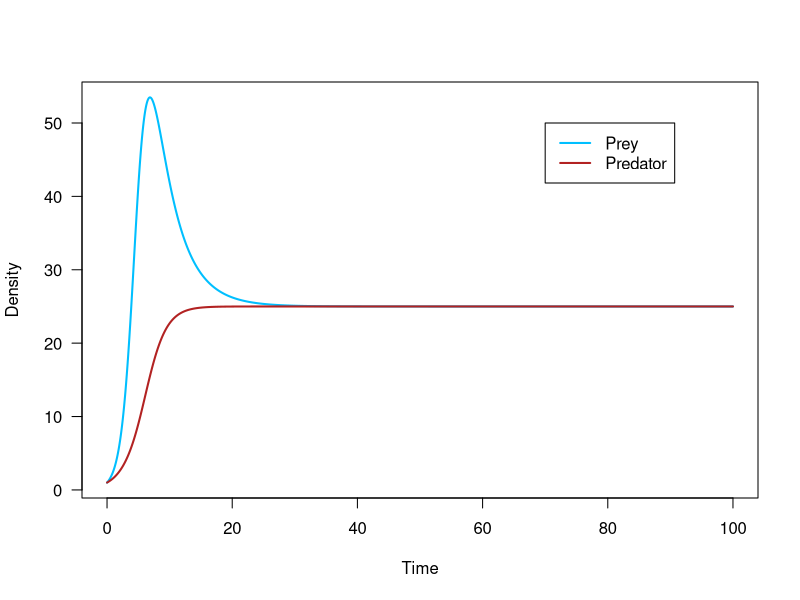
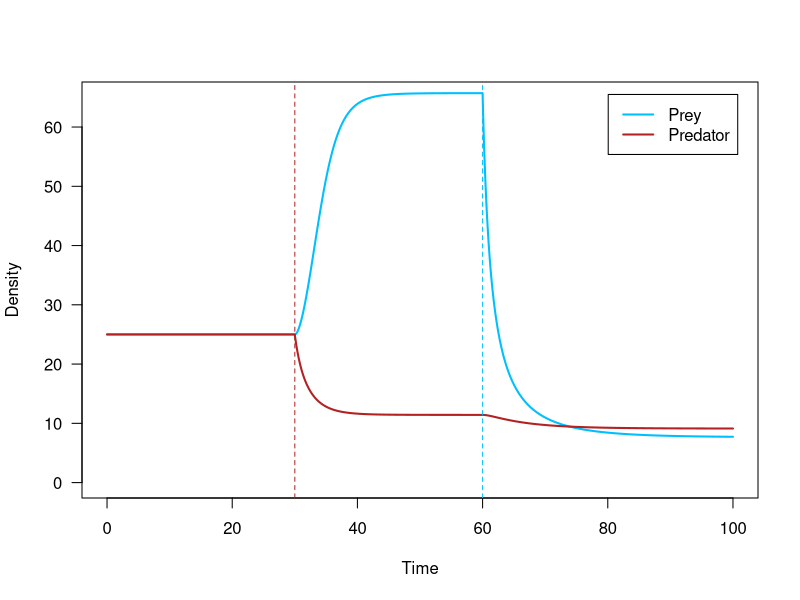
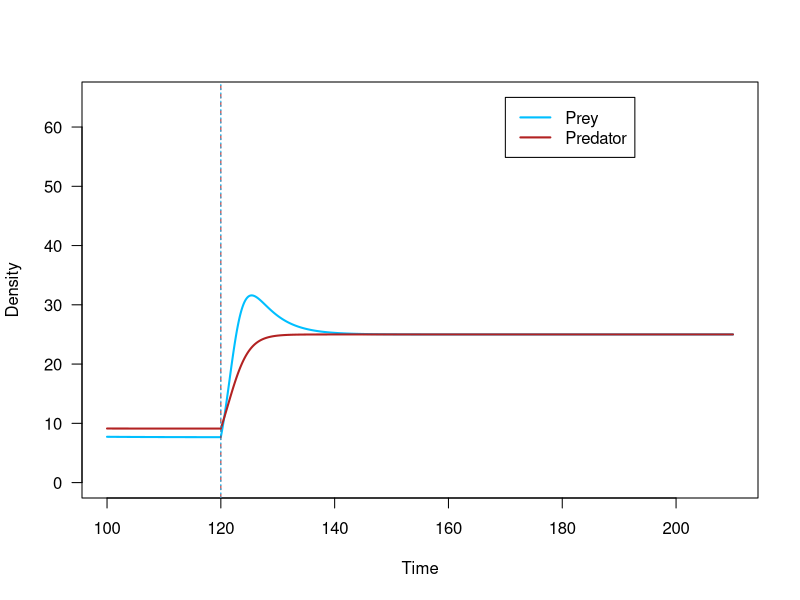
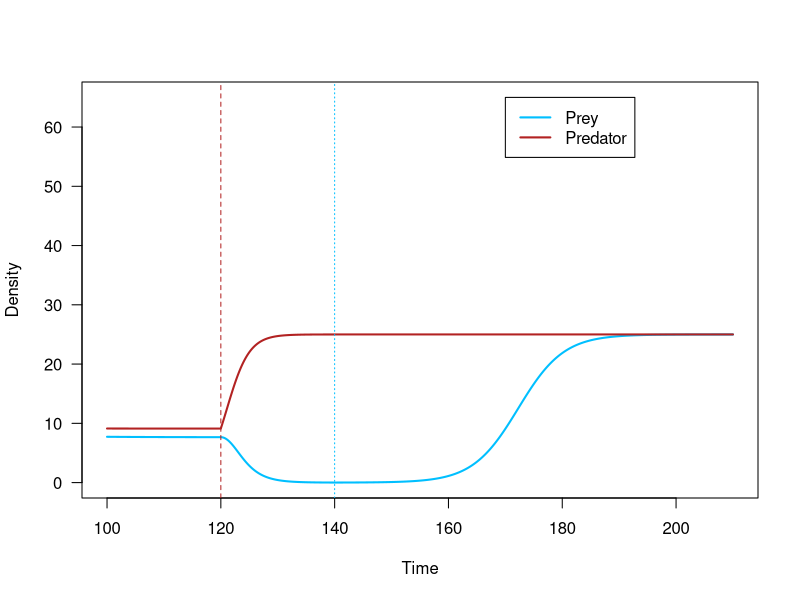
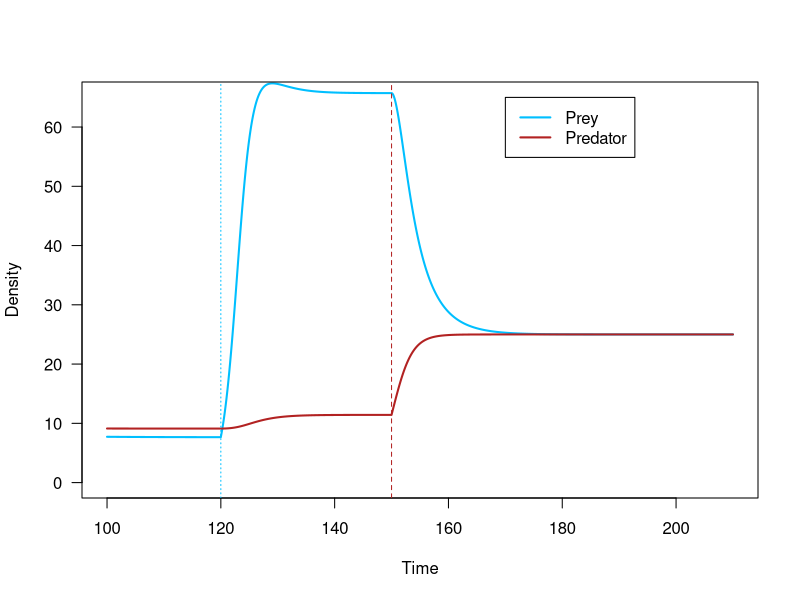
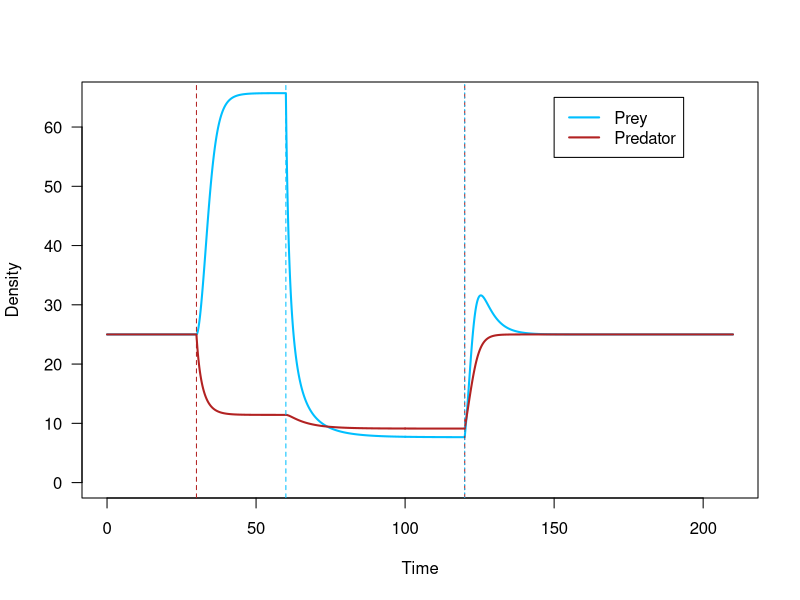
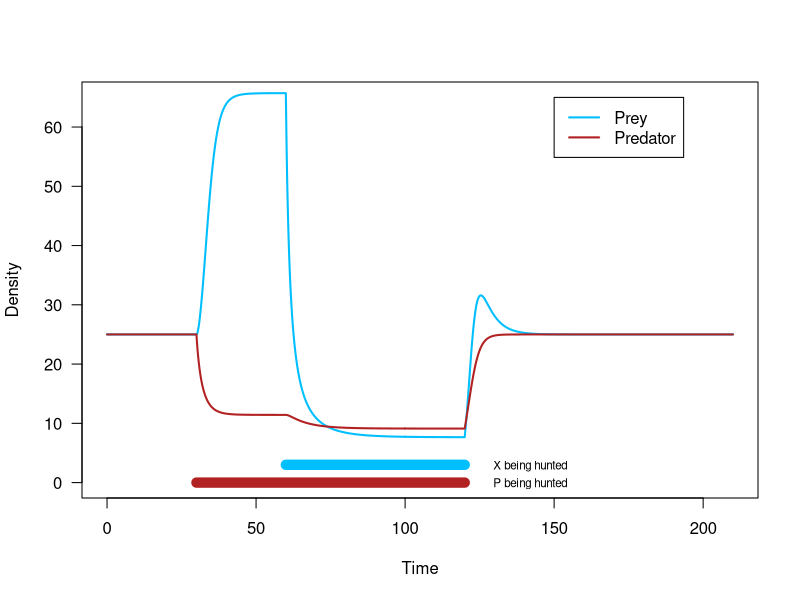
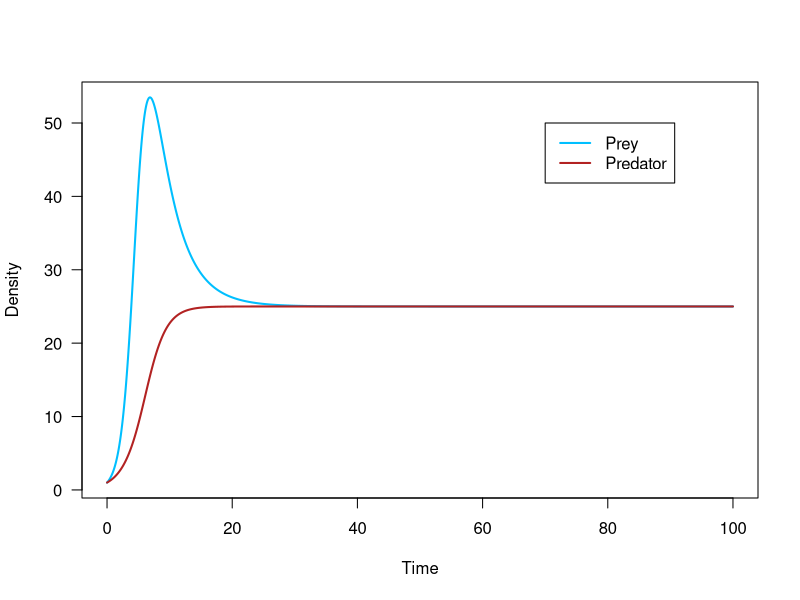

Reproduce these figures in R, in order.
## ---- chunk 1
knitr::opts_chunk$set(echo = TRUE)
## ---- chunk 2
r_x <- 1 		# prey X's growth rate
K_x <- 100 		# prey X's carrying capacity
a_x <- 0.03		# attack rate of predator on prey X
c <- 0.05		# predator's conversion efficiency
a_y <- 0.03		# attack rate of predator on prey Y
d_p <- 0.25		# mortality rate of predator
K_p <- 25		# predator's carrying capacity
Y <- 500		# abundance of other prey type
## ---- chunk 3
X0 <- 1 # prey X initial population size
P0 <- 1 # predator initial population size
## ---- chunk 4
# creating holding vectors and filling initial conditions
tset <- seq(from = 0, to = 100, length.out = 20000)
X.simu1 <- NaN*tset
X.simu1[1] <- X0
P.simu1 <- NaN*tset
P.simu1[1] <- P0

for(i in 2:length(tset)){
  # calculating change in time
	dt <- tset[i]-tset[i-1]
	
	# storing temporary variables
	X <- X.simu1[i-1]
	P <- P.simu1[i-1]
	
	# calculating change in population size of predator and prey
	dX <- ( r_x*X*(1-X/K_x) - a_x*P*X ) * dt #no harvest so no h
	dP <- ( P*(c*(a_x*X+a_y*Y)-d_p)*(1-P/K_p) ) * dt
	
	# calculating total population size of predator and prey
	# storing in holding vector
	X.simu1[i] <- X.simu1[i-1] + dX
	P.simu1[i] <- P.simu1[i-1] + dP
}
## ---- chunk 5
# storing colors for predator and prey
Xcol <- 'deepskyblue'
Pcol <- 'firebrick'
## ---- chunk 6
# plot prey (X.simu1) against time (tset)
plot(x = tset, y = X.simu1,
     type = 'l', las = 1, lwd = 2, col = Xcol,
     xlab = 'Time', ylab = 'Density')

# plot predator (P.simu1) against time (tset)
lines(x = tset, y = P.simu1,
      lwd = 2, col = Pcol)

# add a legend
legend(x = 70, y = 50, 
       lwd = 2,
       legend = c('Prey', 'Predator'),
       col = c(Xcol, Pcol))
## ---- chunk 7
#i am going ot srart with the population size a tt he end of the prey similuation, making th eassumption that it reach 
X0 <- X.simu1[length(tset)]
P0 <- P.simu1[length(tset)]
## ---- chunk 8
h_x <- 0.65 		# hunting rate of species X
h_p <- 0.325		# hunting rate of species P
## ---- chunk 9
# tim to start hunting pred at day 30
t_Pstart <- 30

# time to start hunting the prey at time 60 
t_Xstart <- 60
## ---- chunk 10
# creating holding vectors and filling initial conditions
tset <- seq(from = 0, to = 100, length.out = 20000)
X.simu2 <- NaN*tset
X.simu2[1] <- X0
P.simu2 <- NaN*tset
P.simu2[1] <- P0
## ---- chunk 11
for(i in 2:length(tset)){
  
  # ifelse statements for hunting
	if(tset[i] < t_Pstart){ h_p_now <- 0 } ##if the time is before i can start hunting, make my hunting dumby variable 0 so no hunting is happening
  else { h_p_now <- h_p } ##if my current time is after hunting has started, make it the hunting rate for predators
	
	if(tset[i] < t_Xstart){ h_x_now <- 0 } ## same as above but with prey
  else { h_x_now <- h_x } ## 
	
  # calculating change in time
	dt <- tset[i]-tset[i-1]
	
	# 
	X <- X.simu2[i-1]
	P <- P.simu2[i-1]
	
	# calculating change in population size for predator and prey
	dX <- ( r_x*X*(1-X/K_x) - a_x*P*X - h_x_now*X ) * dt
	dP <- ( P*(c*(a_x*X+a_y*Y)-d_p)*(1-P/K_p) - h_p_now*P ) * dt
	
	# calculating total population size for predator and prey
	X.simu2[i] <- X.simu2[i-1] + dX
	P.simu2[i] <- P.simu2[i-1] + dP
}
## ---- chunk 12
# Scenario 2:
# timeseries here time on x and simulation of prey and predaotrs each as a line

# plot prey (X.simu2) against time (tset)
plot(x = tset, y = X.simu2,
     type = 'l', las = 1, lwd = 2, col = Xcol,
     xlab = 'Time', ylab = 'Density',
     ylim = c(0, 65))

# plot predator (P.simu2) against time (tset)
lines(x = tset, y = P.simu2,
      lwd = 2, col = Pcol)

# add a legend
## New legend arguments!! What do they do? ##
legend(x = 'topright',  # turns out we can tell R to put the legend in a physical place on the plot
       inset = 0.03,   # the inset argument tells R how far inside the axes to place the legend
       lwd = 2,
       legend = c('Prey','Predator'),
       col = c(Xcol, Pcol))

# add vertical lines to indicate where hunting was turned on for each species
abline(v = t_Pstart, lty = 2, col = Pcol)
abline(v = t_Xstart, lty = 2, col = Xcol)
## ---- chunk 13
# start new simulation with values from the end of the previous simulation
#set initial conditions to be the pop valus at equilibrium with hunting aka at the end of the simulation
X0_dis <- X.simu2[length(tset)]
P0_dis <- P.simu2[length(tset)]
## ---- chunk 14
tset2 <- seq(from = 100, to = 210,length.out = 21000) #note to self this is different from tset1
## ---- chunk 15
#both stop around 20 years

t_stophunt <- 120
## ---- chunk 16
t_stopX <- 170


## ---- chunk 17

t_stopP <- 150

## ---- chunk 18
# creating holding vectors and storing initial conditions
X.simu3 <- NaN*tset2 #note tset2 and updated to simu3
X.simu3[1] <- X0_dis
P.simu3 <- NaN*tset2
P.simu3[1] <- P0_dis


head(X.simu3)

# using tset2: time from 100 to 210
for(i in 2:length(tset2)){
	
  # if else statements
  ## tstophunt is 120 (time we stop hunting) is the same for both
  ## if the current time is before we stop hunting, then keep on hunting. set the hunting rate to teh hunting rate
	if(tset2[i] < t_stophunt){ h_p_now <- h_p } else { h_p_now <- 0 } ##if after we stop hunting, set to 0, no more hunting!
	
  ## 
  ## same as above but for prey
	if(tset2[i] < t_stophunt){ h_x_now <- h_x } else { h_x_now <- 0 }
	
  # calculating change in time
	dt <- tset2[i]-tset2[i-1] #tset2
	
	# storing temporary variables
	X <- X.simu3[i-1]
	P <- P.simu3[i-1]
	
	# calculating change in population size
	dX <- (r_x*X*(1-X/K_x) - a_x*P*X - h_x_now*X ) * dt
	dP <- (P*(c*(a_x*X+a_y*Y)-d_p)*(1-P/K_p) - h_p_now*P ) * dt
	
	# calculating total population size and storing in holding vector
	X.simu3[i] <- X.simu3[i-1] + dX
	P.simu3[i] <- P.simu3[i-1] + dP
}
## ---- chunk 19
# Scenario 3:
# 

# plot prey (X.simu3) against time (tset2)
plot(x = tset2, y = X.simu3,
     type = 'l', las = 1, lwd = 2, col = Xcol,
     xlab = 'Time', ylab = 'Density',
     ylim = c(0, 65))

# plot predator (P.simu3) against time (tset2)
lines(x = tset2, y = P.simu3,
      lwd = 2, col = Pcol)

# add a legend
legend(x = 170, y = 65, 
       lwd = 2,
       legend = c('Prey', 'Predator'),
       col = c(Xcol, Pcol))

# add vertical lines to indicate where hunting stopped
abline(v = t_stophunt, lty = 2, col = Pcol)
abline(v = t_stophunt, lty = 3, col = Xcol)
## ---- chunk 20
# creating holding vectors and storing initial conditions
X.simu4 <- NaN*tset2
X.simu4[1] <- X0_dis
P.simu4 <- NaN*tset2
P.simu4[1] <- P0_dis

for(i in 2:length(tset2)){
	
  # if time is before t_stophunt, h_p_now = h_p
  # else, h_p_now = 0
	if(tset2[i] < t_stophunt){ h_p_now <- h_p } else { h_p_now <- 0 } 
	
  # if time is before t_stopX, h_x_now = h_x
  # else, h_x_now = 0
	if(tset2[i] < t_stopX){ h_x_now <- h_x } else { h_x_now <- 0 }## UPDATE HERE!! important- setting different time to stop hunting
	
  # calculating change in time
	dt <- tset2[i]-tset2[i-1]
	
	# storing temporary variables
	X <- X.simu4[i-1]
	P <- P.simu4[i-1]
	
	# calculating change in population size
	dX <- ( r_x*X*(1-X/K_x) - a_x*P*X - h_x_now*X ) * dt
	dP <- ( P*(c*(a_x*X+a_y*Y)-d_p)*(1-P/K_p) - h_p_now*P ) * dt
	
	# calculating total population size and storing in holding vector
	X.simu4[i] <- X.simu4[i-1] + dX
	P.simu4[i] <- P.simu4[i-1] + dP
}
## ---- chunk 21
# Scenario 4:
t_stopnew <- 140

# creating holding vectors and storing initial conditions
X.simu4 <- NaN*tset2
X.simu4[1] <- X0_dis
P.simu4 <- NaN*tset2
P.simu4[1] <- P0_dis

for(i in 2:length(tset2)){
	
  # if time is before t_stophunt, h_p_now = h_p
  # else, h_p_now = 0
	if(tset2[i] < t_stophunt){ h_p_now <- h_p } else { h_p_now <- 0 } 
	
  # if time is before t_stopX, h_x_now = h_x
  # else, h_x_now = 0
	if(tset2[i] < t_stopnew){ h_x_now <- h_x } else { h_x_now <- 0 }## UPDATE HERE!! important- setting different time to stop hunting
	
  # calculating change in time
	dt <- tset2[i]-tset2[i-1]
	
	# storing temporary variables
	X <- X.simu4[i-1]
	P <- P.simu4[i-1]
	
	# calculating change in population size
	dX <- ( r_x*X*(1-X/K_x) - a_x*P*X - h_x_now*X ) * dt
	dP <- ( P*(c*(a_x*X+a_y*Y)-d_p)*(1-P/K_p) - h_p_now*P ) * dt
	
	# calculating total population size and storing in holding vector
	X.simu4[i] <- X.simu4[i-1] + dX
	P.simu4[i] <- P.simu4[i-1] + dP
}
# 

# plot prey (X.simu4) against time (tset2)
plot(x = tset2, y = X.simu4,
     type = 'l', las = 1, lwd = 2, col = Xcol,
     xlab = 'Time', ylab = 'Density',
     ylim = c(0, 65))

# plot predator (P.simu4) against time (tset2)
lines(x = tset2, y = P.simu4,
      lwd = 2, col = Pcol)

# add a legend
legend(x = 170, y = 65, 
       lwd = 2,
       legend = c('Prey', 'Predator'),
       col = c(Xcol, Pcol))

# add vertical lines to indicate where hunting stopped
abline(v = t_stophunt, lty = 2, col = Pcol)
abline(v = t_stopnew, lty = 3, col = Xcol)



## ---- chunk 22



## ---- chunk 23
# creating holding vectors and storing initial conditions
X.simu5 <- NaN*tset2
X.simu5[1] <- X0_dis
P.simu5 <- NaN*tset2
P.simu5[1] <- P0_dis

for(i in 2:length(tset2)){
	#IMPRTAnt updates here
  # if time is before t_stophunt, h_p_now = h_p
  # else, h_p_now = 0
	if(tset2[i] < t_stopP){ h_p_now <- h_p } else { h_p_now <- 0 } 
	
  # if time is before t_stopX, h_x_now = h_x
  # else, h_x_now = 0
	if(tset2[i] < t_stophunt){ h_x_now <- h_x } else { h_x_now <- 0 }## UPDATE HERE!! important- setting different time to stop hunting
	
  # calculating change in time
	dt <- tset2[i]-tset2[i-1]
	
	# storing temporary variables
	X <- X.simu5[i-1]
	P <- P.simu5[i-1]
	
	# calculating change in population size
	dX <- ( r_x*X*(1-X/K_x) - a_x*P*X - h_x_now*X ) * dt
	dP <- ( P*(c*(a_x*X+a_y*Y)-d_p)*(1-P/K_p) - h_p_now*P ) * dt
	
	# calculating total population size and storing in holding vector
	X.simu5[i] <- X.simu5[i-1] + dX
	P.simu5[i] <- P.simu5[i-1] + dP
}
# 

## ---- chunk 24
# Scenario 5:
# plot prey (X.simu4) against time (tset2)
plot(x = tset2, y = X.simu5,
     type = 'l', las = 1, lwd = 2, col = Xcol,
     xlab = 'Time', ylab = 'Density',
     ylim = c(0, 65))

# plot predator (P.simu4) against time (tset2)
lines(x = tset2, y = P.simu5,
      lwd = 2, col = Pcol)

# add a legend
legend(x = 170, y = 65, 
       lwd = 2,
       legend = c('Prey', 'Predator'),
       col = c(Xcol, Pcol))

# add vertical lines to indicate where hunting stopped
abline(v = t_stopP, lty = 2, col = Pcol)
abline(v = t_stophunt, lty = 3, col = Xcol)

## ---- chunk 25
# first section time 0 to 100, community disassembly aka plot 2b
## plot prey
plot(x = tset, y = X.simu2,
     type = 'l', las = 1, lwd = 2, col = Xcol,
     xlab = 'Time', ylab = 'Density',
     xlim = c(0, 210), ylim = c(0, 65))
## plot predator
lines(x = tset, y = P.simu2,
      lwd = 2, col = Pcol)

# second part: recovery with synchrous stopping of hunting
## plot prey
lines(x = tset2, y = X.simu3,
      lwd = 2, col = Xcol)
## plot predator
lines(x = tset2, y = P.simu3,
      lwd = 2, col = Pcol)

# add a legend
legend(x = 150, y = 65, 
       legend = c('Prey','Predator'),
       lwd = 2,
       col = c(Xcol, Pcol))

# add vertical lines to indicate where hunting ***started
abline(v = t_Xstart, lty = 2, col = Xcol)
abline(v = t_Pstart, lty = 2, col = Pcol)

# ad vertical lines to indicate where hunting ***ended
abline(v = t_stophunt, lty = 2, col = Pcol)
abline(v = t_stophunt, lty = 3, col = Xcol)
## ---- chunk 26
# same
## plot prey
plot(x = tset, y = X.simu2,
     type = 'l', las = 1, lwd = 2, col = Xcol,
     xlab = 'Time', ylab = 'Density',
     xlim = c(0, 210), ylim = c(0, 65))
## plot predator
lines(x = tset, y = P.simu2,
      lwd = 2, col = Pcol)

# same
## plot prey
lines(x = tset2, y = X.simu3,
      lwd = 2, col = Xcol)
## plot predator
lines(x = tset2, y = P.simu3,
      lwd = 2, col = Pcol)

# add a legend
legend(x = 150, y = 65, 
       legend = c('Prey','Predator'),
       lwd = 2,
       col = c(Xcol, Pcol))

#changes start here
# add horizontal line to indicate when prey hunting occurred
lines(x = c(t_Xstart, t_stophunt), y = c(3, 3), 
      lwd = 10, col = Xcol)
text(x = 142, y = 2.8, 'X being hunted', cex = .7)

# add horizontal line to indicate where predator hunting occurred
lines(x = c(t_Pstart, t_stophunt), y = c(0, 0), 
      lwd = 10, col = Pcol)
text(x = 142, y = -.2, 'P being hunted', cex = .7)
## ---- chunk 27
Yset <- seq(from = 0, to = 1000,length.out = 50) #densities I want to look at (0-1000 prey items)
## ---- chunk 28
# checking to make sure that simulation has reached equilibrium

# plot prey (X.simu1) against time
plot(x = tset, y = X.simu1,
     type = 'l', las = 1, lwd = 2, col = Xcol, 
     xlab = 'Time', ylab = 'Density')

# plot predator a(P.simu1) against time
lines(x = tset, y = P.simu1,
      lwd = 2, col = Pcol)

# add a legend
legend(x = 70, y = 50, 
       legend = c('Prey','Predator'),
       col = c(Xcol, Pcol),
       lwd = 2)
## ---- chunk 29
Xstarset <- NaN*Yset
Pstarset <- NaN*Yset
## ---- chunk 30
for(j in 1:length(Yset)){
  # assign the value of Y
	Y <- Yset[j] 
	
	# create a holding vector for predator and prey populations
	# and fill with initial conditions
	X.simu <- NaN*tset
	X.simu[1] <- 1   
	P.simu <- NaN*tset 
	P.simu[1] <- 1
	
	for(i in 2:length(tset)){
	  # calculating change in time
		dt <- tset[i]-tset[i-1]
		
		# storing temporary variables
		X <- X.simu[i-1]
		P <- P.simu[i-1]
		
		# calculating change in population size
		dX <- ( r_x*X*(1-X/K_x) - a_x*P*X - h_x*X ) * dt
		dP <- ( P*(c*(a_x*X+a_y*Y)-d_p)*(1-P/K_p) - h_p*P ) * dt
		
		# calculating total population size
		X.simu[i] <- X.simu[i-1] + dX
		P.simu[i] <- P.simu[i-1] + dP	
	}
	
	# storing last population size (equilibrium population size) in holding vector
	Xstarset[j] <- X.simu[length(tset)]
	Pstarset[j] <- P.simu[length(tset)]
	
}
## ---- chunk 31
# plot stable equilibria of predator (Pstarset) against density of alternate prey (Yset)
plot(x = Yset, y = Pstarset,
     type = 'l', lwd = 2, col = Pcol, las = 1,
     xlab = 'Density of alternate prey, Y', ylab = 'Stable equilibria of predator, P*')

# plot stable equilibria of prey (Xstarset) against density of alternate prey (Yset)
plot(x = Yset, y = Xstarset,
     type = 'l', lwd = 2, col = Xcol, las = 1, 
     xlab = 'Density of alternate prey, Y', ylab = 'Stable equilibria of focal prey, X*')
## ---- chunk 32



## ---- chunk 33
# 2d
# Scenario 5:
# first section time 0 to 100, community disassembly aka plot 2b
## plot prey
plot(x = tset, y = X.simu2,
     type = 'l', las = 1, lwd = 2, col = Xcol,
     xlab = 'Time', ylab = 'Density',
     xlim = c(0, 210), ylim = c(0, 65))
## plot predator
lines(x = tset, y = P.simu2,
      lwd = 2, col = Pcol)


# second part: recovery with synchrous stopping of hunting
## plot prey
lines(x = tset2, y = X.simu5,
      lwd = 2, col = Xcol)
## plot predator
lines(x = tset2, y = P.simu5,
      lwd = 2, col = Pcol)

# add a legend
legend(x = 'topright',  # turns out we can tell R to put the legend in a physical place on the plot
       inset = 0.03,   # the inset argument tells R how far inside the axes to place the legend
       lwd = 2, 
       legend = c('Prey','Predator'),
       col = c(Xcol, Pcol))

# add vertical lines to indicate where hunting ***started
abline(v = t_Xstart, lty = 2, col = Xcol)
abline(v = t_Pstart, lty = 2, col = Pcol)

# ad vertical lines to indicate where hunting ***ended
abline(v = t_stopP, lty = 2, col = Pcol)
abline(v = t_stophunt, lty = 3, col = Xcol)



## ---- chunk 34
# plot stable equilibria of predator (Pstarset) against density of alternate prey (Yset)
plot(x = Yset, y = Pstarset,
     type = 'l', lwd = 2, col = Pcol, las = 1,
     xlab = 'Density of alternate prey, Y', ylab = 'Stable equilibria of predator, P*')

# plot stable equilibria of prey (Xstarset) against density of alternate prey (Yset)
plot(x = Yset, y = Xstarset,
     type = 'l', lwd = 2, col = Xcol, las = 1, 
     xlab = 'Density of alternate prey, Y', ylab = 'Stable equilibria of focal prey, X*')


## ---- chunk 35

K_pset <- seq(from = 0, to = 1000,length.out = 50) #densities I want to look at (0-1000 prey items)
# checking to make sure that simulation has reached equilibrium

# plot prey (X.simu1) against time
plot(x = tset, y = X.simu1,
     type = 'l', las = 1, lwd = 2, col = Xcol, 
     xlab = 'Time', ylab = 'Density')

# plot predator a(P.simu1) against time
lines(x = tset, y = P.simu1,
      lwd = 2, col = Pcol)

# add a legend
legend(x = 70, y = 50, 
       legend = c('Prey','Predator'),
       col = c(Xcol, Pcol),
       lwd = 2)

Xstarset <- NaN*Yset
Pstarset <- NaN*Yset


#####
for(j in 1:length(Yset)){
  # assign the value of Y
	K_p <- K_pset[j] 
	
	# create a holding vector for predator and prey populations
	# and fill with initial conditions
	X.simu <- NaN*tset
	X.simu[1] <- 1   
	P.simu <- NaN*tset 
	P.simu[1] <- 1
	
	for(i in 2:length(tset)){
	  # calculating change in time
		dt <- tset[i]-tset[i-1]
		
		# storing temporary variables
		X <- X.simu[i-1]
		P <- P.simu[i-1]
		
		# calculating change in population size
		dX <- ( r_x*X*(1-X/K_x) - a_x*P*X - h_x*X ) * dt
		dP <- ( P*(c*(a_x*X+a_y*Y)-d_p)*(1-P/K_p) - h_p*P ) * dt
		
		# calculating total population size
		X.simu[i] <- X.simu[i-1] + dX
		P.simu[i] <- P.simu[i-1] + dP	
	}
	
	# storing last population size (equilibrium population size) in holding vector
	Xstarset[j] <- X.simu[length(tset)]
	Pstarset[j] <- P.simu[length(tset)]
	
}

########
#plot

# plot stable equilibria of predator (Pstarset) against density of alternate prey (Yset)
plot(x = K_pset, y = Pstarset,
     type = 'l', lwd = 2, col = Pcol, las = 1,
     xlab = 'Carrying capacity of predator, K_p', ylab = 'Stable equilibria of predator, P*')

# plot stable equilibria of prey (Xstarset) against density of alternate prey (Yset)
plot(x = K_pset, y = Xstarset,
     type = 'l', lwd = 2, col = Xcol, las = 1, 
     xlab = 'Carrying capacity of predator, K_p', ylab = 'Stable equilibria of focal prey, X*')




## ---- chunk 36
Y = 200
h_x = 0.65 
h_p = 0.325

#re-run for() loops but with new values for Y

# creating holding vectors and storing initial conditions - using initial time step, not extended
X.simu6 <- NaN*tset
X.simu6[1] <- X0_dis
P.simu6 <- NaN*tset
P.simu6[1] <- P0_dis

# using tset
for(i in 2:length(tset)){ #start at time step 2 from the second time step we set
	
  # if else statements
  ## if current time step is before (less than) t_stophunt hunting pressure stays as h_p
  ## else hunting pressure is set to 0 (no hunting after t_stophunt)
	if(tset[i] < t_stophunt){ h_p_now <- h_p } else { h_p_now <- 0 }
	
  ## if current time step is before (less than) t_stophunt hunting pressure stays as h_x
  ## else hunting pressure is set to 0 (no hunting after t_stophunt)
	if(tset[i] < t_stophunt){ h_x_now <- h_x } else { h_x_now <- 0 }
	
  # calculating change in time
	dt <- tset[i]-tset[i-1]
	
	# storing temporary variables
	X <- X.simu6[i-1] #prey at previous step
	P <- P.simu6[i-1] #preds at previous step
	
	# calculating change in population size
	dX <- (r_x*X*(1-X/K_x) - a_x*P*X - h_x_now*X ) * dt #hunting equation for prey (with new Y value)
	dP <- (P*(c*(a_x*X+a_y*Y)-d_p)*(1-P/K_p) - h_p_now*P ) * dt #hunting equation for preds (with new Y value)
	
	# calculating total population size and storing in holding vector
	X.simu6[i] <- X.simu6[i-1] + dX
	P.simu6[i] <- P.simu6[i-1] + dP
}

#and now plot

# plot prey (X.simu6) against time (tset2)
plot(x = tset, y = X.simu6,
     type = 'l', las = 1, lwd = 2, col = Xcol,
     xlab = 'Time', ylab = 'Density',
     ylim = c(0, 65)) 

# plot predator (P.simu6) against time (tset2)
lines(x = tset, y = P.simu6,
      lwd = 2, col = Pcol)

# add a legend
legend(x = 170, y = 65, 
       lwd = 2,
       legend = c('Prey', 'Predator'),
       col = c(Xcol, Pcol))

# add vertical lines to indicate where hunting stopped
abline(v = t_stophunt, lty = 2, col = Pcol)
abline(v = t_stophunt, lty = 3, col = Xcol)

# add a legend
legend(x = 60, y = 60, 
       legend = c('Prey','Predator'),
       lwd = 2,col = c(Xcol, Pcol))
## ---- chunk 37
#Y_new <- 200
#X0 <- X.simu1[length(tset)]
#P0 <- P.simu1[length(tset)]

# creating holding vectors and filling initial conditions
#tset <- seq(from = 0, to = 100, length.out = 20000)
#X.simu4a <- NaN*tset
#X.simu4a[1] <- X0
#P.simu4a <- NaN*tset
#P.simu4a[1] <- P0

#for(i in 2:length(tset)){
  
  # ifelse statements for hunting
#	if(tset[i] < t_Pstart){ h_p_now <- 0 } ##if the time is before i can start hunting, make my hunting dumby variable 0 so no hunting is happening
#  else { h_p_now <- h_p } ##if my current time is after hunting has started, make it the hunting rate for predators
	
#	if(tset[i] < t_Xstart){ h_x_now <- 0 } ## same as above but with prey
#  else { h_x_now <- h_x } ## 
	
  # calculating change in time
#	dt <- tset[i]-tset[i-1]
	
	# 
#	X <- X.simu4a[i-1]
#	P <- P.simu4a[i-1]
	
	# calculating change in population size for predator and prey
#	dX <- ( r_x*X*(1-X/K_x) - a_x*P*X - h_x_now*X ) * dt
#	dP <- ( P*(c*(a_x*X+a_y*Y_new)-d_p)*(1-P/K_p) - h_p_now*P ) * dt
	
	# calculating total population size for predator and prey
#	X.simu4a[i] <- X.simu4a[i-1] + dX
#	P.simu4a[i] <- P.simu4a[i-1] + dP
#}
#check head


#plot
# Scenario 2:
# timeseries here time on x and simulation of prey and predaotrs each as a line

# plot prey (X.simu2) against time (tset)
#plot(x = tset, y = X.simu4a,
#     type = 'l', las = 1, lwd = 2, col = Xcol,
#     xlab = 'Time', ylab = 'Density',
 #    ylim = c(0, 160))

# plot predator (P.simu2) against time (tset)
#lines(x = tset, y = P.simu4a,
 #     lwd = 2, col = Pcol)

# add a legend
## New legend arguments!! What do they do? ##
#legend(x = 'topright',  # turns out we can tell R to put the legend in a physical place on the plot
#       inset = 0.03,   # the inset argument tells R how far inside the axes to place the legend
#       lwd = 2,
 #      legend = c('Prey','Predator'),
  #     col = c(Xcol, Pcol))

# add vertical lines to indicate where hunting was turned on for each species
#abline(v = t_Pstart, lty = 2, col = Pcol)
#abline(v = t_Xstart, lty = 2, col = Xcol)


## ---- chunk 38
tset3 <- seq(100,500,length.out=22000)
# start new simulation with values from the end of the previous simulation
#set initial conditions to be the pop valus at equilibrium with hunting aka at the end of the simulation
X0_dis <- X.simu6[length(tset)]
P0_dis <- P.simu6[length(tset)]

head(X0_dis)
#SYNCHRONOUS
# creating holding vectors and storing initial conditions
X.simu7 <- NaN*tset3 #note tset2 and updated to simu3
X.simu7[1] <- X0_dis
P.simu7 <- NaN*tset3
P.simu7[1] <- P0_dis

# using tset2: time from 100 to 210
for(i in 2:length(tset3)){
	
  # if else statements
  ## tstophunt is 120 (time we stop hunting) is the same for both
  ## if the current time is before we stop hunting, then keep on hunting. set the hunting rate to teh hunting rate
	if(tset3[i] < t_stophunt){ h_p_now <- h_p } else { h_p_now <- 0 } ##if after we stop hunting, set to 0, no more hunting!
	
  ## 
  ## same as above but for prey
	if(tset3[i] < t_stophunt){ h_x_now <- h_x } else { h_x_now <- 0 }
	
  # calculating change in time
	dt <- tset3[i]-tset3[i-1] #tset2
	
	# storing temporary variables
	X <- X.simu7[i-1]
	P <- P.simu7[i-1]
	
	# calculating change in population size
	dX <- (r_x*X*(1-X/K_x) - a_x*P*X - h_x_now*X ) * dt
	dP <- (P*(c*(a_x*X+a_y*Y)-d_p)*(1-P/K_p) - h_p_now*P ) * dt
	
	# calculating total population size and storing in holding vector
	X.simu7[i] <- X.simu7[i-1] + dX
	P.simu7[i] <- P.simu7[i-1] + dP
}


head(X.simu7)

#plot
# plot prey (X.simu3) against time (tset2)
plot(x = tset3, y = X.simu7,
     type = 'l', las = 1, lwd = 2, col = Xcol,
     xlab = 'Time', ylab = 'Density',
     ylim = c(0, 120))

# plot predator (P.simu3) against time (tset2)
lines(x = tset3, y = P.simu7,
      lwd = 2, col = Pcol)

# add a legend
legend(x = 170, y = 65, 
       lwd = 2,
       legend = c('Prey', 'Predator'),
       col = c(Xcol, Pcol))

# add vertical lines to indicate where hunting stopped
abline(v = t_stophunt, lty = 2, col = Pcol)
abline(v = t_stophunt, lty = 3, col = Xcol)


##############################################
#PREDATOR FIRST
# creating holding vectors and storing initial conditions
X.simu8 <- NaN*tset3
X.simu8[1] <- X0_dis
P.simu8 <- NaN*tset3
P.simu8[1] <- P0_dis

for(i in 2:length(tset2)){
	
  # if time is before t_stophunt, h_p_now = h_p
  # else, h_p_now = 0
	if(tset2[i] < t_stophunt){ h_p_now <- h_p } else { h_p_now <- 0 } 
	
  # if time is before t_stopX, h_x_now = h_x
  # else, h_x_now = 0
	if(tset2[i] < t_stopX){ h_x_now <- h_x } else { h_x_now <- 0 }## UPDATE HERE!! important- setting different time to stop hunting
	
  # calculating change in time
	dt <- tset2[i]-tset2[i-1]
	
	# storing temporary variables
	X <- X.simu8[i-1]
	P <- P.simu8[i-1]
	
	# calculating change in population size
	dX <- ( r_x*X*(1-X/K_x) - a_x*P*X - h_x_now*X ) * dt
	dP <- ( P*(c*(a_x*X+a_y*Y)-d_p)*(1-P/K_p) - h_p_now*P ) * dt
	
	# calculating total population size and storing in holding vector
	X.simu8[i] <- X.simu8[i-1] + dX
	P.simu8[i] <- P.simu8[i-1] + dP
}
# Scenario 4:
t_stopnew <- 140

# creating holding vectors and storing initial conditions
X.simu8 <- NaN*tset3
X.simu8[1] <- X0_dis
P.simu8 <- NaN*tset3
P.simu8[1] <- P0_dis

for(i in 2:length(tset2)){
	
  # if time is before t_stophunt, h_p_now = h_p
  # else, h_p_now = 0
	if(tset3[i] < t_stophunt){ h_p_now <- h_p } else { h_p_now <- 0 } 
	
  # if time is before t_stopX, h_x_now = h_x
  # else, h_x_now = 0
	if(tset3[i] < t_stopnew){ h_x_now <- h_x } else { h_x_now <- 0 }## UPDATE HERE!! important- setting different time to stop hunting
	
  # calculating change in time
	dt <- tset3[i]-tset3[i-1]
	
	# storing temporary variables
	X <- X.simu8[i-1]
	P <- P.simu8[i-1]
	
	# calculating change in population size
	dX <- ( r_x*X*(1-X/K_x) - a_x*P*X - h_x_now*X ) * dt
	dP <- ( P*(c*(a_x*X+a_y*Y)-d_p)*(1-P/K_p) - h_p_now*P ) * dt
	
	# calculating total population size and storing in holding vector
	X.simu8[i] <- X.simu8[i-1] + dX
	P.simu8[i] <- P.simu8[i-1] + dP
}
# 

# plot prey (X.simu4) against time (tset2)
plot(x = tset3, y = X.simu8,
     type = 'l', las = 1, lwd = 2, col = Xcol,
     xlab = 'Time', ylab = 'Density',
     ylim = c(0, 65))

# plot predator (P.simu4) against time (tset2)
lines(x = tset3, y = P.simu8,
      lwd = 2, col = Pcol)

# add a legend
legend(x = 170, y = 65, 
       lwd = 2,
       legend = c('Prey', 'Predator'),
       col = c(Xcol, Pcol))

# add vertical lines to indicate where hunting stopped
abline(v = t_stophunt, lty = 2, col = Pcol)
abline(v = t_stopnew, lty = 3, col = Xcol)



